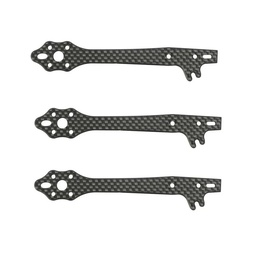
#> input picture old_stuff/demo3.jpg, 256 x 256 px, shrunk from 800 x 800 before the run, found by its file name
$ jupyter execute --allow-errors hullregression_MorphGAC.ipynb
#> lines starting #> are read from the running program, lines starting #| are printed output that depends on the picture; after the words box and inside, x2 and y2 are one past the last pixel; in counts of white or black regions, pixels touching at a corner belong together
#> in loaderDXF, demo_img is the input picture: PIL image 256x256 RGB; mean R, G, B 227.5, 227.6, 227
[cell 1]
import imageio as iio
import math

from skimage import filters
from skimage.color import rgb2gray
from skimage.measure import regionprops
from skimage.morphology import convex_hull_image
from skimage import data, img_as_float
from skimage.util import invert
from skimage import feature
from skimage.filters import gaussian
from skimage.segmentation import active_contour

import skimage

from ezdxf.addons.drawing.properties import LayoutProperties
from ezdxf.addons.drawing import RenderContext, Frontend
from ezdxf.addons.drawing.matplotlib import MatplotlibBackend

from scipy import ndimage
import matplotlib.pyplot as plt
from PIL import Image
import numpy as np
import ezdxf

from numba import jit
import timeit

[cell 2]
def regressive_polyimg_to_dxf_multi_spline(img, msp, poly_scalar=1, s_foreground_thresh=160, alpha=0.05, beta=15, gamma=0.035, gaussian_sigma=3, preview=False, pass_bool=None):
#> called with poly_scalar = 1, s_foreground_thresh = 160, alpha = 0.03, beta = 0.25, gamma = 0.035, gaussian_sigma = 3, preview = False
    im_gray = np.array(img.convert('L'))
    im_gray_thresh = im_gray.copy()
    im_gray_thresh[im_gray_thresh < s_foreground_thresh] = 0
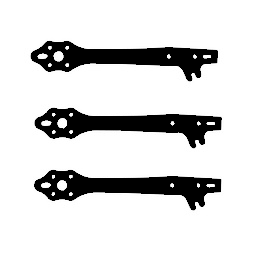
#> im_gray_thresh: shape (256, 256); min 0, max 255, mean 215.2
    im_bool = im_gray < s_foreground_thresh
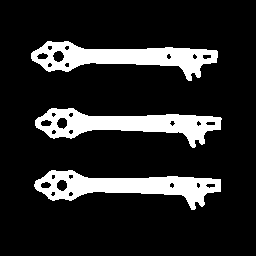
#> im_bool: shape (256, 256) bool; 15.3% white; 3 white regions, box (x1, y1, x2, y2) and area: (34, 170, 221, 210) 3357, (31, 41, 218, 81) 3344, (35, 108, 222, 148) 3328

    if pass_bool is not None:
        im_bool = pass_bool

    im_bin = im_bool.astype(np.uint8)

    labels, num = skimage.morphology.label(im_bin, background=None, return_num=True, connectivity=2)
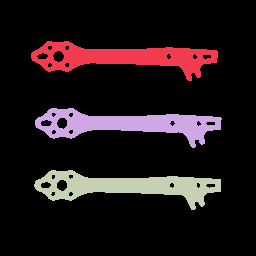
#> labels: shape (256, 256) int64; 4 distinct labels, from 0 to 3; one colour per label, 0 black
#> num = 3

    splinelst = []

    for l_num in range(1, num + 1):
        tr_arr = (labels == l_num) * 1.
        tr_bool = np.invert(ndimage.binary_fill_holes(labels == l_num))

        convimg = convex_hull_image(tr_arr)
        cent_pt = ndimage.measurements.center_of_mass(tr_arr)
        cent_conv_pt = np.array(ndimage.measurements.center_of_mass(convimg))

        edges = feature.canny(convimg, sigma=gaussian_sigma)

        indices = np.where(edges == [1])
        coordinates = [list(a) for a in zip(indices[0], indices[1])]
        coordinates.sort(key=lambda p: math.atan2(p[1]-cent_pt[1],p[0]-cent_pt[0]))

        init = (coordinates - cent_conv_pt) * poly_scalar + cent_conv_pt

        snake = active_contour(
            gaussian(im_gray_thresh, sigma=gaussian_sigma, preserve_range=False),
            init,
            alpha=alpha,
            beta=beta,
            gamma=gamma,
        )

        tr_inside = tr_arr.copy()
        tr_inside[tr_bool] = invert(tr_inside[tr_bool])
        tr_inside = invert(tr_inside)

        if preview:
            fig, ax = plt.subplots(1, 2, figsize=(16, 8))

            ax[1].imshow(tr_inside, cmap=plt.cm.gray)

            ax[0].imshow(im_bin, cmap=plt.cm.gray)
            ax[0].plot(init[:, 1], init[:, 0], '--r', lw=3)
            ax[0].plot(snake[:, 1], snake[:, 0], '-b', lw=3)
            ax[0].scatter([cent_pt[1]], [cent_pt[0]])
            ax[0].set_xticks([]), ax[0].set_yticks([])
            ax[0].axis([0, im_gray_thresh.shape[1], im_gray_thresh.shape[0], 0])

            plt.show()

        fit_points = [(ptt[1], ptt[0], 0) for ptt in snake] + [(snake[0][1], snake[0][0], 0)]
        splinelst.append(msp.add_spline(fit_points))

        regressive_polyimg_to_dxf_multi_spline(img, msp, poly_scalar=poly_scalar, s_foreground_thresh=s_foreground_thresh, alpha=alpha, beta=beta, gamma=gamma, gaussian_sigma=gaussian_sigma, preview=preview, pass_bool=tr_inside.astype(bool))
#> this loop made 3 passes
#> (cent_conv_pt, indices) on passes 1 to 3: ([64.5, 66.71], 26 positions, rows 61 to 68, columns 63 to 70), ([131.4, 70.62], 24 positions, rows 128 to 135, columns 67 to 74), ([193.6, 70.38], 24 positions, rows 190 to 197, columns 67 to 74)
#> pass 1, in regressive_polyimg_to_dxf_multi_spline, `convimg = convex_hull_image(tr_arr)`:
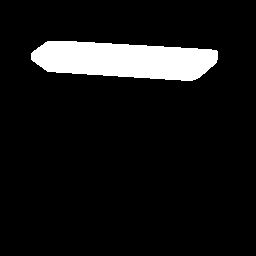
#> convimg: shape (256, 256) bool; 8.6% white; 1 white region, box (x1, y1, x2, y2) and area: (31, 41, 218, 81) 5625
#> pass 1, in regressive_polyimg_to_dxf_multi_spline, `edges = feature.canny(convimg, sigma=gaussian_sigma)`:
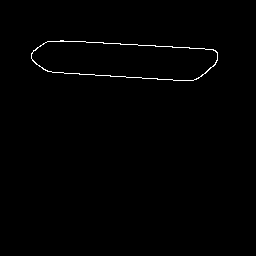
#> edges: shape (256, 256) bool; 0.66% white in thin lines or dots, all inside (x1, y1, x2, y2) = (31, 40, 218, 81)
#> after the loop:
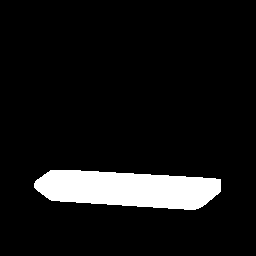
#> convimg: shape (256, 256) bool; 8.6% white; 1 white region, box (x1, y1, x2, y2) and area: (34, 170, 221, 210) 5635
#> after the loop:
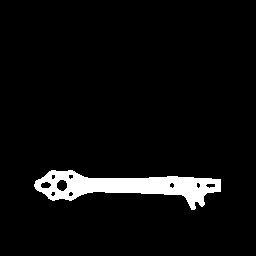
#> tr_arr: shape (256, 256) float64; values 0 (black) and 1 (white), 5.1% white; 1 white region, box (x1, y1, x2, y2) and area: (34, 170, 221, 210) 3357
#> after the loop:
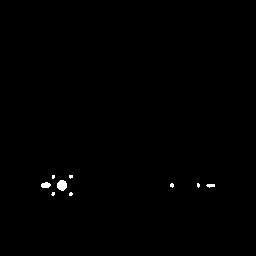
#> tr_inside: shape (256, 256) float64; values 0 (black) and 1 (white), 0.36% white; 9 white regions (6 under 20 px), largest, box (x1, y1, x2, y2) and area: (57, 180, 67, 191) 86, (41, 182, 51, 188) 47, (206, 184, 215, 188) 26
#> after the loop, splinelst = 3 items

    return splinelst

# Test the function
def loaderDXF():
    demo_img = Image.open("old_stuff/demo3.jpg")

    doc = ezdxf.new("R2000")
    msp = doc.modelspace()

    splist = regressive_polyimg_to_dxf_multi_spline(demo_img, msp,
                                                    poly_scalar=1,
                                                    s_foreground_thresh=160,
                                                    alpha=0.03, # 0.03
                                                    beta=0.25, # 0.25
                                                    gamma=0.035,
                                                    gaussian_sigma=3,
                                                    preview=False)
#> splist = 3 items

    fig = plt.figure()
    ax = fig.add_axes((0, 0, 1, 1))

    ctx = RenderContext(doc)

    # get the modelspace properties
    msp_properties = LayoutProperties.from_layout(msp)

    # set light gray background color and black foreground color
    msp_properties.set_colors("#eaeaea")
    out = MatplotlibBackend(ax)

    # override the layout properties and render the modelspace
    Frontend(ctx, out).draw_layout(
        msp,
        finalize=True,
        layout_properties=msp_properties,
    )

    #fig.savefig("export.png")
    doc.saveas("full.dxf")

print("time: ", timeit.timeit(lambda: loaderDXF(), number=1))
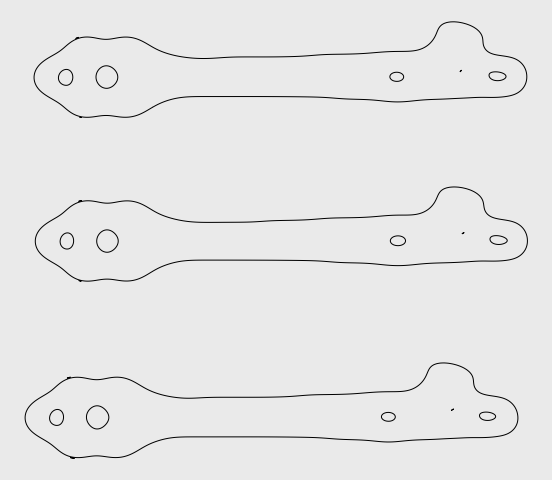
#> figure drawn by matplotlib, 1 panel

[cell 3]
import numpy as np
import matplotlib.pyplot as plt
from skimage import data, img_as_float
from skimage.segmentation import (
    morphological_chan_vese,
    morphological_geodesic_active_contour,
    inverse_gaussian_gradient,
    checkerboard_level_set,
)

# Morphological GAC
image = img_as_float(Image.open("old_stuff/demo3.jpg"))
gimage = inverse_gaussian_gradient(image)
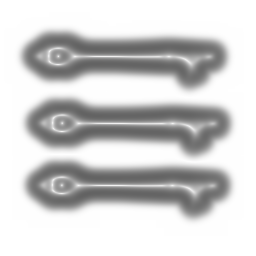
#> gimage: shape (256, 256, 3) float64; mean R, G, B 0.817, 0.816, 0.816

# Initial level set
init_ls = np.zeros(image.shape, dtype=np.int8)
init_ls[10:-10, 10:-10] = 1

# List with intermediate results for plotting the evolution
evolution = []

def store_evolution_in(lst):
    """Returns a callback function to store the evolution of the level sets in
    the given list.
    """

    def _store(x):
        lst.append(np.copy(x))

    return _store

callback = store_evolution_in(evolution)
ls = morphological_geodesic_active_contour(
    gimage,
    num_iter=230,
    init_level_set=init_ls,
    smoothing=1,
    balloon=-1,
    threshold=0.69,
    iter_callback=callback,
)
#> ls: shape (256, 256, 3) int8; every value is 0

fig, axes = plt.subplots(1, 2, figsize=(8, 8))
ax = axes.flatten()

ax[0].imshow(image, cmap="gray")
ax[0].set_axis_off()
#> (the rest of this cell did not finish here and is left out)

$ run again, with old_stuff/demo1.jpg copied over old_stuff/demo3.jpg
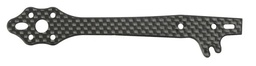
#> input picture old_stuff/demo1.jpg, 256 x 66 px, shrunk from 635 x 164 before the run, found by its file name
#> in loaderDXF, demo_img is the input picture: PIL image 256x66 RGB; mean R, G, B 198.9, 199.1, 197.6
#> in regressive_polyimg_to_dxf_multi_spline, `im_bool = im_gray < s_foreground_thresh`:
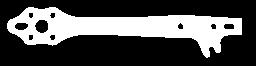
#> im_bool: shape (66, 256) bool; 31.3% white; 1 white region, box (x1, y1, x2, y2) and area: (7, 7, 242, 58) 5282
#> num = 1
#> the loop in regressive_polyimg_to_dxf_multi_spline, `for l_num in range(1, num + 1):` made 1 pass
#> after the loop in regressive_polyimg_to_dxf_multi_spline, `for l_num in range(1, num + 1):`: splinelst = 1 item
#> `gimage = inverse_gaussian_gradient(image)`:
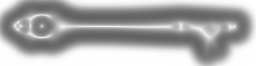
#> gimage: shape (66, 256, 3) float64; mean R, G, B 0.682, 0.682, 0.682
#> ls: shape (66, 256, 3) int8; every value is 0

$ run again, with old_stuff/demo4.jpg copied over old_stuff/demo3.jpg
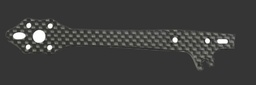
#> input picture old_stuff/demo4.jpg, 256 x 85 px, shrunk from 648 x 216 before the run, found by its file name
#> in loaderDXF, demo_img is the input picture: PIL image 256x85 RGB; mean R, G, B 61.8, 62, 60.9
#> im_bool: shape (85, 256) bool; 98.3% white; 9 black regions (1 under 20 px), largest, box (x1, y1, x2, y2) and area: (33, 30, 45, 43) 130, (13, 32, 26, 39) 72, (217, 39, 228, 44) 50
#> num = 1
#> the loop in regressive_polyimg_to_dxf_multi_spline, `for l_num in range(1, num + 1):` made 1 pass
#> (cent_pt, cent_conv_pt, indices) on pass 1: ((42.09, 128.4), [42, 127.5], (empty array, empty array))
#> after the loop in regressive_polyimg_to_dxf_multi_spline, `for l_num in range(1, num + 1):`: splinelst = []
#> `gimage = inverse_gaussian_gradient(image)`:
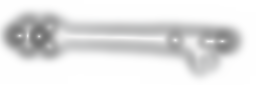
#> gimage: shape (85, 256, 3) float64; mean R, G, B 0.889, 0.89, 0.89
#> ls: shape (85, 256, 3) int8; every value is 0
